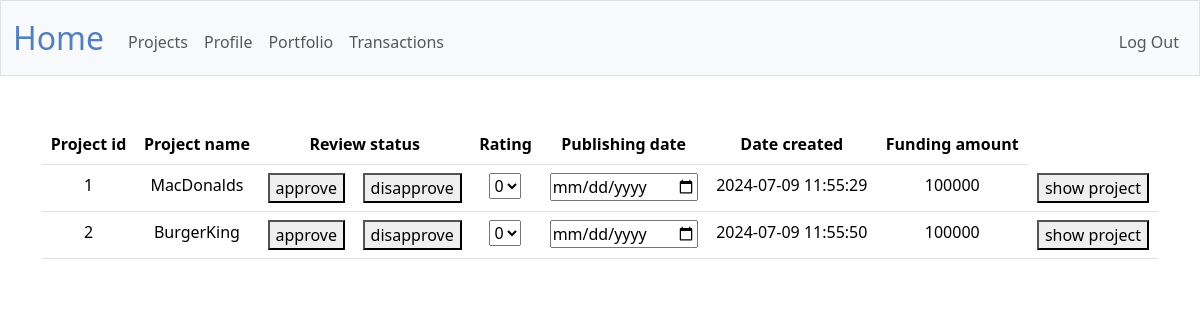
The app's page /new_project (signed in) with its own data.
### tables this page shows
CREATE TABLE project(
id INTEGER PRIMARY KEY AUTOINCREMENT NOT NULL,
name TEXT NOT NULL,
date DATETIME DEFAULT CURRENT_TIMESTAMP,
general_information TEXT NOT NULL
, company_type TEXT NOT NULL, goal TEXT NOT NULL, interest_rate NUMERIC NOT NULL, user_id INTEGER NOT NULL, picture BLOB, detail_information TEXT NOT NULL, rating INTEGER NOT NULL DEFAULT 0, funding_money INTEGER NOT NULL, invested_money INTEGER NOT NULL DEFAULT 0, duration INTEGER NOT NULL, approved BOOL NOT NULL DEFAULT FALSE, reviewed BOOL NOT NULL DEFAULT FALSE, publish_date DATE);

### app.py (the view)
@app.route("/new_project", methods=["GET", "POST"])
@login_required
def new_projects():
    id = session["user_id"]
    xtype = db.execute(
        "SELECT * FROM users WHERE id = ?", id
    )[0]['type']
    new_projects = db.execute("SELECT * FROM project ORDER BY reviewed")
    return render_template("new_project.html", type=xtype, new_projects=new_projects, rating=rating)

### app.py (called while the page is built)
@app.after_request
def after_request(response):
    response.headers["Cache-Control"] = "no-cache, no-store, must-revalidate"
    response.headers["Expires"] = 0
    response.headers["Pragma"] = "no-cache"
    return response

### helpers.py (called while the page is built)
def login_required(f):
    @wraps(f)
    def decorated_function(*args, **kwargs):
        if session.get("user_id") is None:
            return redirect("/login")
        return f(*args, **kwargs)
    return decorated_function

### templates/new_project.html (shortened to what this page needs)
{% extends "layout.html" %}
{% block main %}
    <table class="table">
        <thead>
            <tr>
                <th>Project id</th>
                <th>Project name</th>
                <th colspan="2">Review status</th>
                <th>Rating</th>
                <th>Publishing date</th>
                <th>Date created</th>
                <th>Funding amount</th>
            </tr>
        </thead>
        <tbody>
            {% for project in new_projects %}
                    <td>{{ project.id }}</td>
                    <td>{{ project.name }}</td>
                    {% if project.reviewed == 0 %}
                    <td>
                                <div>
                                    <form action="/approve" method="post" id="approved">
                                        <button type="submit">approve</button>
                                    </form>
                                </div>
                    </td>
                    <td>
                                <div>
                                    <form action="/disapprove" method="post">
                                        <button type="submit">disapprove</button>
                                    </form>
                                </div>
                    </td>
                    {% endif %}
                    {% if project.rating == 0 and project.reviewed == 0 %}
                    <td>
                        <select form="approved" name="rated_value" value="{{ project.id }}">
                            {% for value in rating %}
                                <option>{{ value }}</option>
                            {% endfor %}
                        </select>
                    </td>
                    {% else %}
                    <td>{{ project.rating}}</td>
                    {% endif %}
                    {% if not project.publish_date %}
                    <td>
                        <input form="approved" type="date" id="publishing_date" name="publishing_date" value="{{ project.id}}">
                    </td>
                    {% else %}
                    <td>{{ project.publish_date }}</td>
                    {% endif%}
                    <td>{{ project.date }}</td>
                    <td>{{ project.funding_money }}</td>
                    <td>
                        <form action="/view_project" method="post">
                            <button type="submit">show project</button>
                        </form>
                    </td>
            {% endfor %}
        </tbody>
    </table>
{% endblock %}

### records on screen
project: id "1", name "MacDonalds", rated_value "0", date "2024-07-09 11:55:29", funding_money "100000"
project: id "2", name "BurgerKing", rated_value "0", date "2024-07-09 11:55:50", funding_money "100000"
